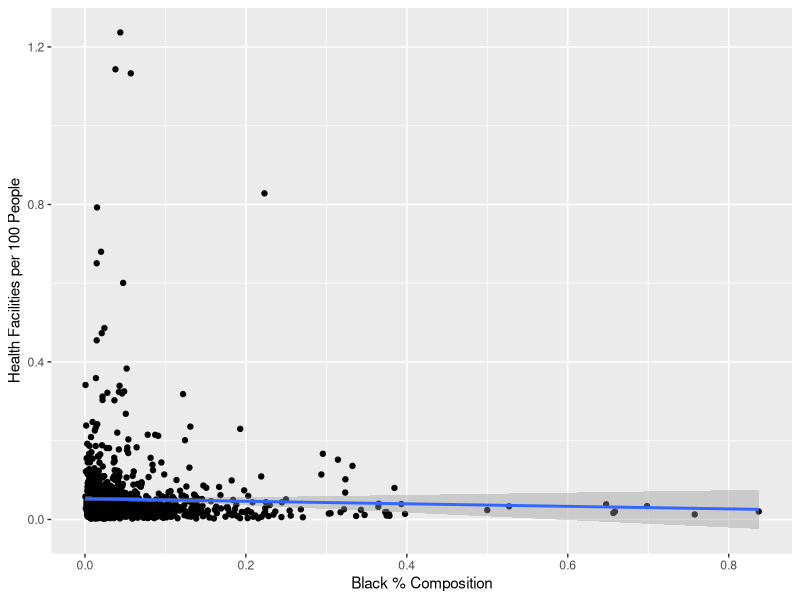

Generate this figure with R: (Note: this script raises an error after producing the figure.)
library(dplyr)
library(ggplot2)
library(stats)

df <- read.csv('Clean_data.csv')
str(df)

zip_level_fac <- df$zip_level_facilities*100/df$Total.Population
zip_level_fac_heart <- df$zip_level_facilities_filtered*100/df$Total.Population
county_level_fac <- df$county_level_facilities_filtered
nearby_fac <- df$OSM_healthcare_poi/df$Total.Population
deaths <- df$All_death/df$Total.Population
heart_deaths <- df$Heart_death*100/df$Total.Population
comorbidity_heart <- df$CHD_CrudePrev + df$OBESITY_CrudePrev + df$CSMOKING_CrudePrev + df$DIABETES_CrudePrev
comorbidity_all <- df$CHD_CrudePrev + df$OBESITY_CrudePrev + df$CANCER_CrudePrev + df$DIABETES_CrudePrev
white <- df$White.alone
black <- df$Black.or.African.American.alone
asian <- df$Asian.alone
other <- df$Some.Other.Race.alone
male <- df$Total.Male.
babies <- df$Male..Under.5. + df$Female..Under.5.
kids <- df$Male..5.to.17. + df$Female..5.to.17.
young_adults <- df$Male..18.to.39. + df$Female..18.to.39.
middle_aged <- df$Male..40.to.59. + df$Female..40.to.59.
senior_citizens <- df$Male..60.and.Over. + df$Female..60.and.Over.
bachelors <- df$Bachelor.s.degree.or.higher
college <- df$Some.college.or.associate.s.degree
high_school <- df$High.school.graduate
less_than_high_school <- df$Less.than.high.school.graduate
income <- df$Income
total_pop <- df$Total.Population
insurance <- df$insurance_access
employed <- df$Employed_16_above
county <- df$county_name

p1 <- ggplot(data = df, aes(x = black, y = zip_level_fac)) + geom_point() + xlab('Black % Composition') + ylab('Health Facilities per 100 People')
p1 + geom_smooth(method="lm")
plot(black, beyond_high_school)
plot(asian, nearby_fac)

white_dummy <- ifelse(white > black & white > asian & white > other, 1, 0)
black_dummy <- ifelse(black > white & black > asian & black > other, 1, 0)
asian_dummy <- ifelse(asian > white & asian > black & asian > other, 1, 0)
bachelors_dummy <- ifelse(bachelors > college & bachelors > high_school & bachelors > less_than_high_school, 1, 0)
college_dummy <- ifelse(college > bachelors & college > high_school & college > less_than_high_school, 1, 0)
hs_dummy <- ifelse(high_school > bachelors & high_school > college & high_school > less_than_high_school, 1, 0)
sc_dummy <- ifelse(senior_citizens > babies & senior_citizens > kids & senior_citizens > young_adults & senior_citizens > middle_aged, 1, 0)
ya_dummy <- ifelse(young_adults > babies & young_adults > kids & young_adults > middle_aged & young_adults > senior_citizens, 1, 0)
ma_dummy <- ifelse(middle_aged > babies & middle_aged > kids & middle_aged > young_adults & middle_aged > senior_citizens, 1, 0)
kids_dummy <- ifelse(kids > babies & kids > young_adults & kids > middle_aged & kids > senior_citizens, 1, 0)

# Level 1a: All Mortality

lm <- lm(heart_deaths ~ comorbidity_all + white + asian + black + senior_citizens + middle_aged + male + income)
summary(lm)

# More facilities in a neighborhood, more per capita deaths. Could be reporting bias.
# Higher comorbidity, higher per capita deaths.
# Higher % of whites, higher per capita deaths.

# Level 1b: Heart Mortality

lm <- lm(heart_deaths ~ comorbidity_heart + black + other + white + asian + income)
summary(lm)

# Level 2a: Co-morbidities

lm <- lm(comorbidity_heart ~ income + white + black + asian + senior_citizens)
summary(lm)

# Greater % of whites, greater comorbidity index
# Higher income neighborhoods, lower comorbidity index
# More educated neighborhoods, lower comorbidity index

# Level 2b: Access to Healthcare

lm <- lm(zip_level_fac ~ county + black)
summary(lm)

lm <- lm(zip_level_fac ~ income + black + white)
summary(lm)

lm <- lm(income ~ male + bachelors + white + asian + black + young_adults + middle_aged)
summary(lm)
